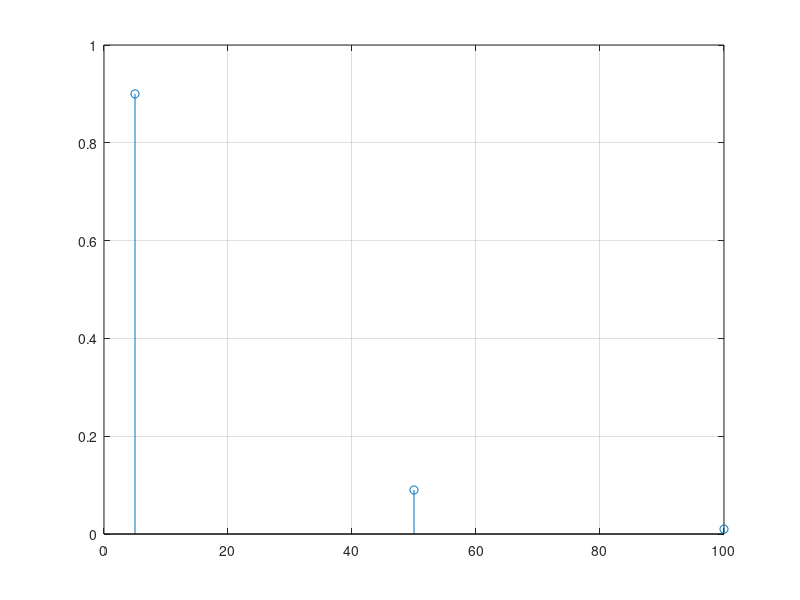
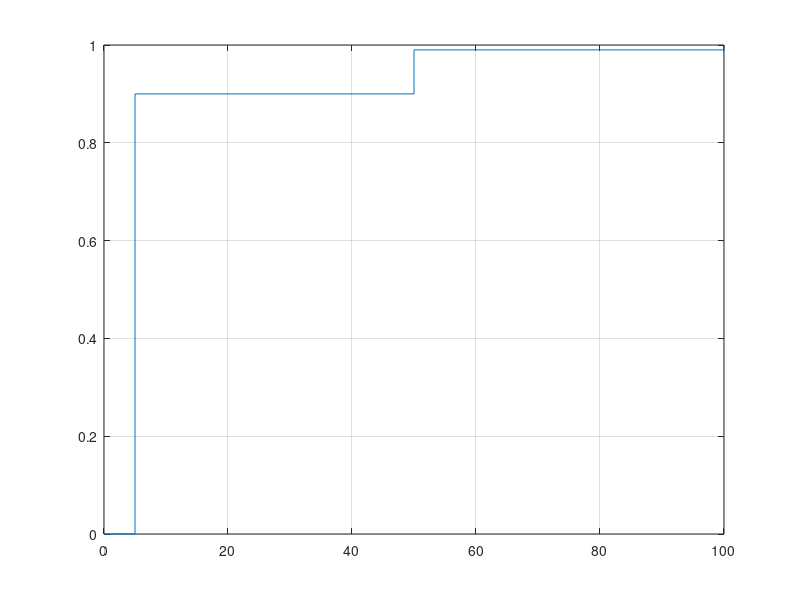

Recreate these plots in MATLAB, in order.
%a)
total = 90 + 9 + 1;

espaco_amostragem = [5, 50, 100];

p_5 = 90/total
p_50 = 9/total
p_100 = 1/total

%b)
figure(1);
probabilidades = [p_5, p_50, p_100];
stem(espaco_amostragem, probabilidades);
grid on;

%c)
figure(2);
f_distribuicao = cumsum(probabilidades);

stairs([0, espaco_amostragem], [0, f_distribuicao]);
grid on;


